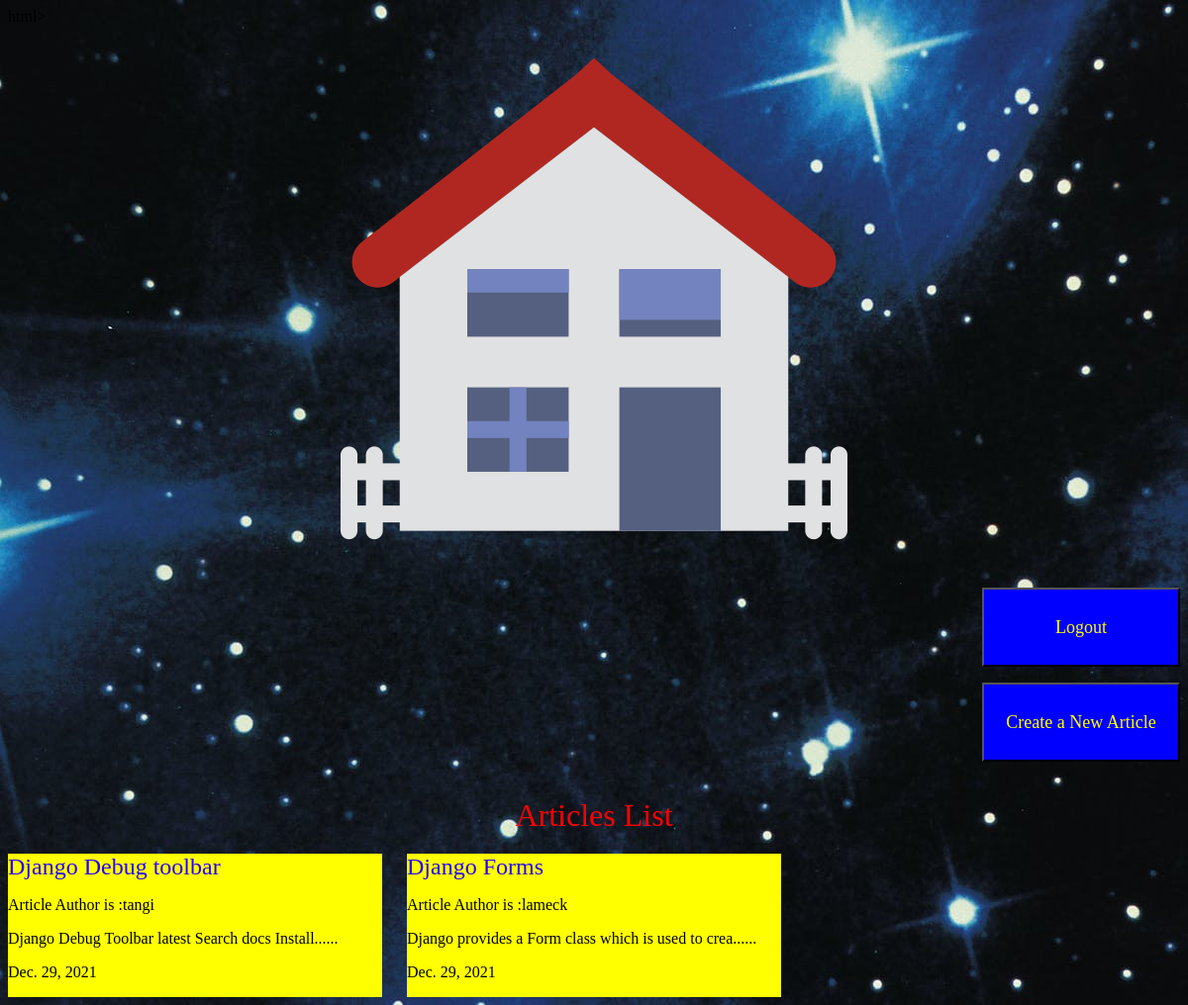
The page /articles/ (signed in) on the database its author committed.
### articles/models.py (models this page shows, shortened)
class Article(models.Model):
    title = models.CharField(max_length=100)
    slug = models.SlugField()
    body = models.TextField()
    date = models.DateField(auto_now_add=True)
    thumb = models.ImageField(default='article.png', blank=True)
    author= models.ForeignKey(User,default=None, on_delete=models.CASCADE)
    def snippet(self):
        return self.body[:50]+"......"

### articles/views.py (the view)
# urls.py: path('',views.index,name="list"),
def index(request):
    articles=Article.objects.all().order_by('date')
    return render(request,"index.html",{'articles':articles})

### articles/templates/index.html
{% extends "base.html"%}
{% block content %}
        <h1>Articles List  </h1>
        <div class ="articles">
            {% for article in articles%}
            <div class="article">
                <h2><a href="{% url 'articles:detail' slug=article.slug%}">{{article.title}}</a></h2>
                <p> Article Author is :{{article.author}}</p>
                <p>{{article.snippet}}</p>
                <p>{{article.date}}</p>
            </div>
             {% endfor%}
        </div>
{% endblock %}

### assets/styles.css (style rules this page uses)
body { background:blue; background-image: url(/static/stars.jpg); }
body * { font-family:Ubuntu; }
h1,h2,h3,h4,h5 { font-weight:normal; margin:0; }
a,a:hover,a:visited { color:rgb(38, 0, 255); text-decoration:none; }
.article { background:scroll; background-color: yellow; }
div.wrapper h1 { text-align:center; color:red; grid-template-columns: 1fr 1fr; padding:20px 0; }
.articles { display:grid; grid-template-columns: 1fr 1fr 1fr; grid-gap:25px; }

### rows shown on the page
Article: title "Django Debug toolbar", author "tangi", snippet "Django Debug Toolbar latest Search docs Install......", date "Dec. 29, 2021"
Article: title "Django Forms", author "lameck", snippet "Django provides a Form class which is used to crea......", date "Dec. 29, 2021"
